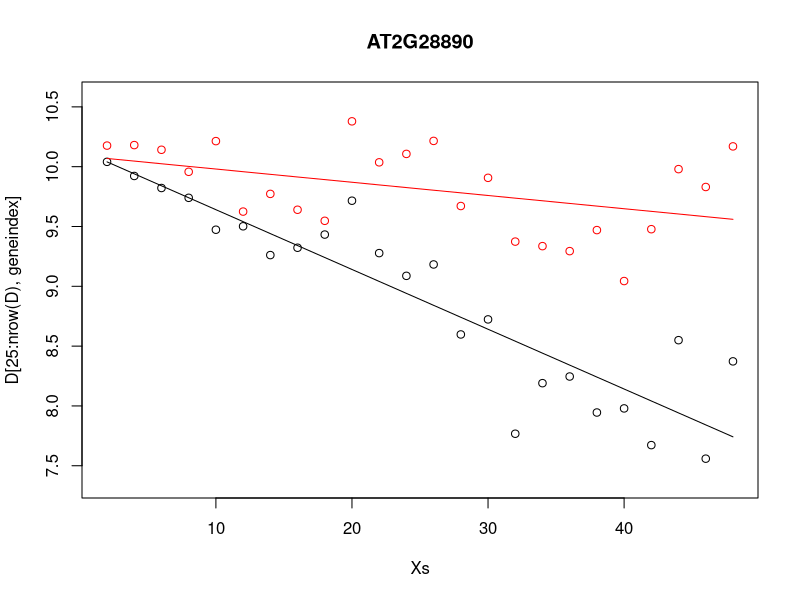
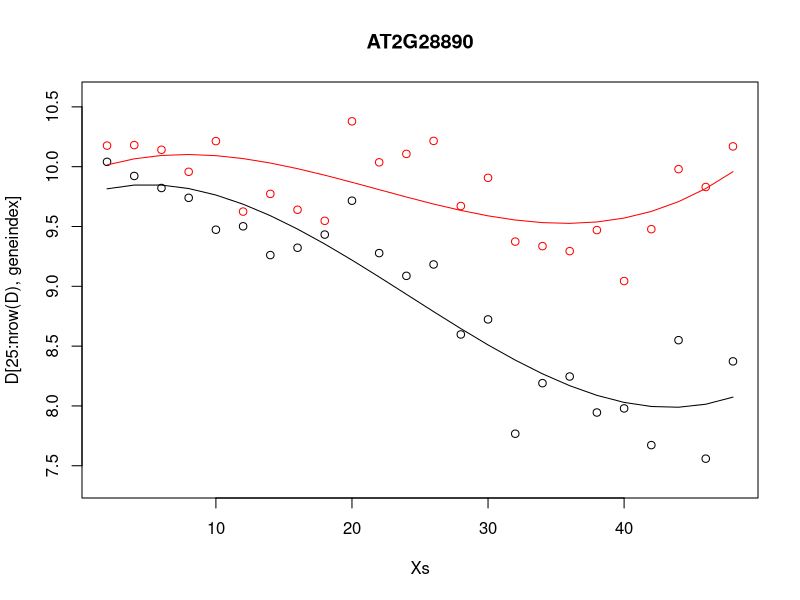
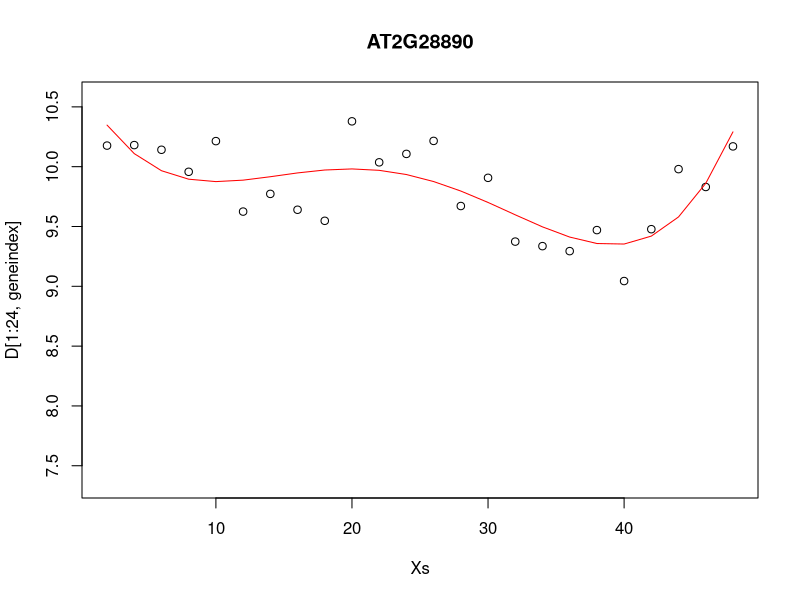
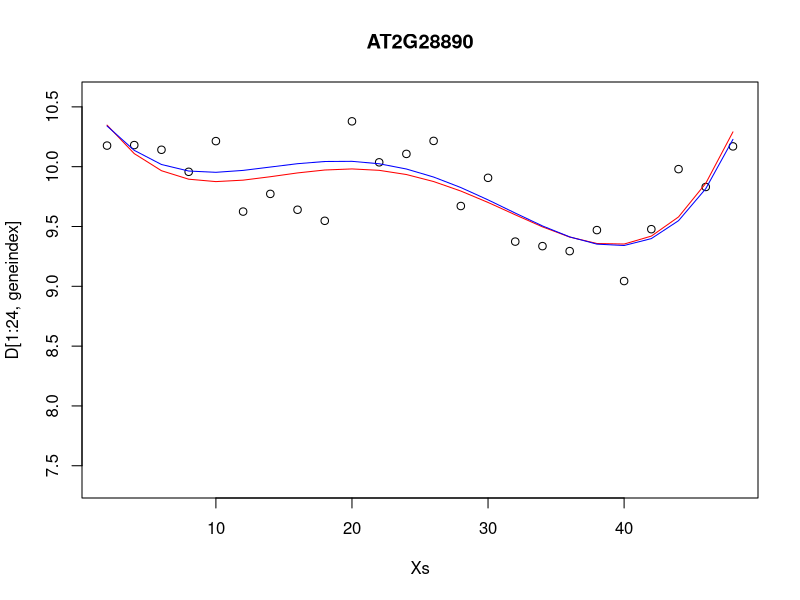
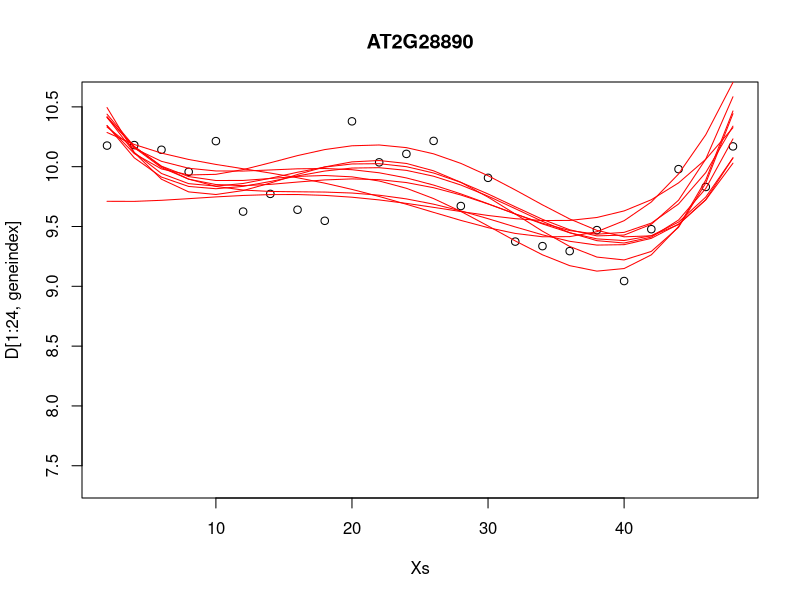
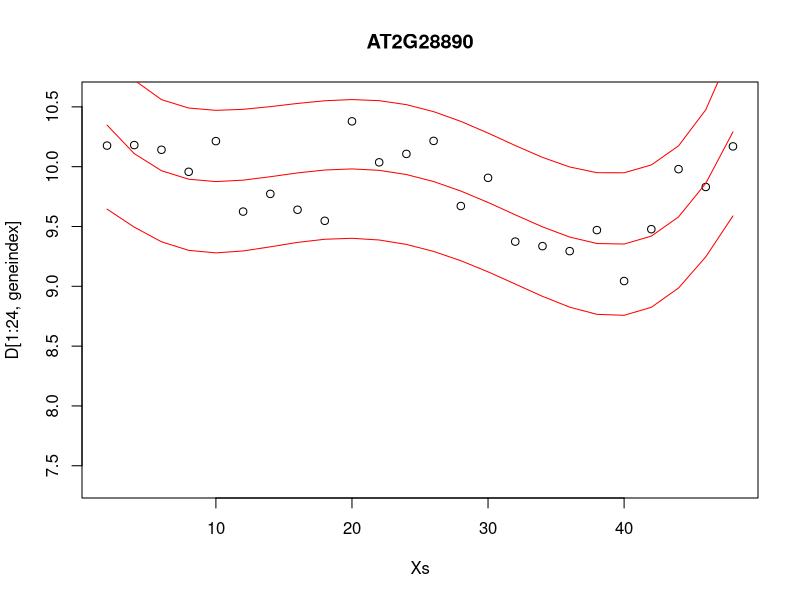
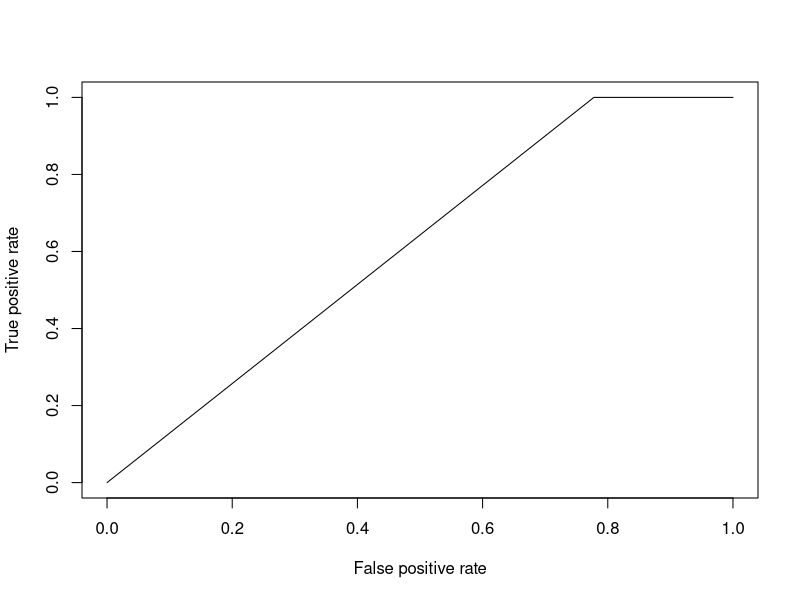
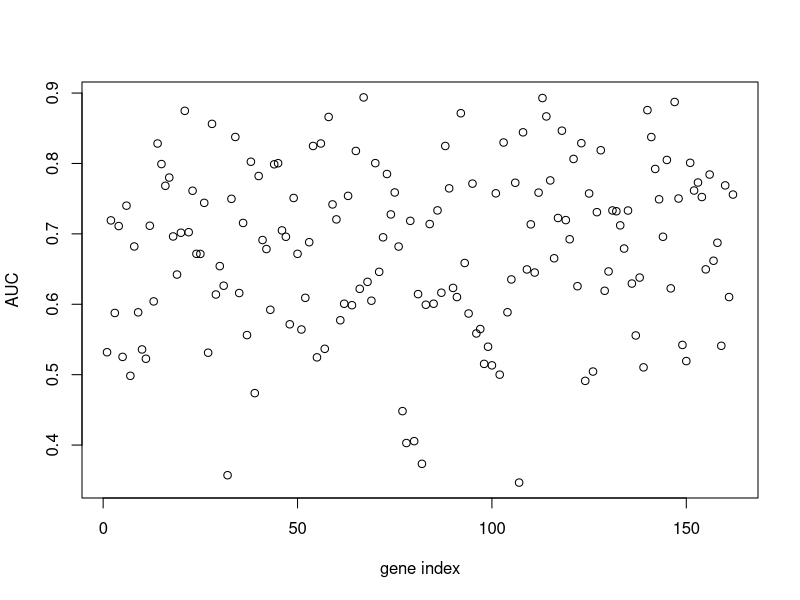

These figures' R source, in order:
## ---- chunk 1
D <- read.csv(file = "data/Arabidopsis/Arabidopsis_Botrytis_transpose_3.csv", header = TRUE, sep = ",", row.names=1)
## ---- chunk 2
genenames <- colnames(D)
Xs <- D$Time[1:24]
## ---- chunk 3
lm(AT2G28890~Time, data = D[25:nrow(D),])
## ---- chunk 4
library(caret)
library(mlbench)
set.seed(1)

geneindex <- which(genenames=="AT2G28890")

lrfit <- train(y~., data=data.frame(x=Xs,y=D[25:nrow(D),geneindex]), method = "lm")
predictedValues<-predict(lrfit)
## ---- chunk 5
summary(lrfit)
## ---- chunk 6
lrfit2 <- train(y~., data=data.frame(x=Xs,y=D[1:24,geneindex]), method = "lm")
predictedValues2<-predict(lrfit2)

plot(Xs,D[25:nrow(D),geneindex],type="p",col="black",ylim=c(min(D[,geneindex])-0.2, max(D[,geneindex]+0.2)),main=genenames[geneindex])
points(Xs,D[1:24,geneindex],type="p",col="red")
points(Xs,predictedValues,type="l",col="black")
points(Xs,predictedValues2,type="l",col="red")
## ---- chunk 7
lrfit3 <- lm(y~poly(x,degree=3), data=data.frame(x=D[1:24,1],y=D[1:24,geneindex]))
## ---- chunk 8
lrfit3 <- train(y~poly(x,degree=3), data=data.frame(x=D[1:24,1],y=D[1:24,geneindex]), method = "lm")
lrfit4 <- train(y~poly(x,degree=3), data=data.frame(x=D[25:nrow(D),1],y=D[25:nrow(D),geneindex]), method = "lm")

plot(Xs,D[25:nrow(D),geneindex],type="p",col="black",ylim=c(min(D[,geneindex])-0.2, max(D[,geneindex]+0.2)),main=genenames[geneindex])
points(Xs,D[1:24,geneindex],type="p",col="red")
lines(Xs,fitted(lrfit3),type="l",col="red")
lines(Xs,fitted(lrfit4),type="l",col="black")
## ---- chunk 9
lrfit3    <- lm(y~poly(x,degree=4), data=data.frame(x=D[1:24,1],y=D[1:24,geneindex]))
plot(Xs,D[1:24,geneindex],type="p",col="black",ylim=c(min(D[,geneindex])-0.2, max(D[,geneindex]+0.2)),main=genenames[geneindex])
lines(Xs,fitted(lrfit3),type="l",col="red")
## ---- chunk 10
lrfit4 <-  lrfit3
lrfit4$coefficients <- lrfit4$coefficients + 0.1*matrix(rnorm(length(lrfit4$coefficients)),length(lrfit4$coefficients));
pred1<-predict(lrfit4, data=data.frame(x=D[1:24,1],y=D[1:24,geneindex]))


plot(Xs,D[1:24,geneindex],type="p",col="black",ylim=c(min(D[,geneindex])-0.2, max(D[,geneindex]+0.2)),main=genenames[geneindex])
lines(Xs,fitted(lrfit3),type="l",col="red")
lines(Xs,pred1,type="l",col="blue")
## ---- chunk 11
library("arm")
lrfit4    <- lm(y~poly(x,degree=4), data=data.frame(x=D[1:24,1],y=D[1:24,geneindex]))
simulate  <- coef(sim(lrfit4))
paramsamp <- head(simulate,10)
## ---- chunk 12
plot(Xs,D[1:24,geneindex],type="p",col="black",ylim=c(min(D[,geneindex])-0.2, max(D[,geneindex]+0.2)),main=genenames[geneindex])
for (i in c(1,2,3,4,5,6,7,8,9,10)){
lrfit4$coefficients <- paramsamp[i,]
pred1<-predict(lrfit4, data=data.frame(x=D[1:24,1],y=D[1:24,geneindex]))
lines(Xs,pred1,type="l",col="red")
}
## ---- chunk 13
lrfit4    <- lm(y~poly(x,degree=4), data=data.frame(x=D[1:24,1],y=D[1:24,geneindex]))
pred1<-predict(lrfit4, interval="predict")
plot(Xs,D[1:24,geneindex],type="p",col="black",ylim=c(min(D[,geneindex])-0.2, max(D[,geneindex]+0.2)),main=genenames[geneindex])
lines(Xs,pred1[,1],type="l",col="red")
lines(Xs,pred1[,2],type="l",col="red")
lines(Xs,pred1[,3],type="l",col="red")
## ---- chunk 14
library(pROC)
library(ROCR)
options(warn=-1)
mod_fit <- train(y ~ ., data=data.frame(x = D$Time, y = as.factor(D$Class)), method="glm", family="binomial")
## ---- chunk 15
Dpred <- read.csv(file = "data/Arabidopsis/Arabidopsis_Botrytis_pred_transpose_3.csv", header = TRUE, sep = ",", row.names=1)

prob <- predict(mod_fit, newdata=data.frame(x = Dpred$Time, y = as.factor(Dpred$Class)), type="prob")
pred <- prediction(prob$`1`, as.factor(Dpred$Class))
## ---- chunk 16
perf <- performance(pred, measure = "tpr", x.measure = "fpr")
plot(perf)
auc <- performance(pred, measure = "auc")
auc <- auc@y.values[[1]]
auc
## ---- chunk 17
aucscore <- matrix(rep(0, 164), 1, 164)
for (i in seq(3,164)){
mod_fit <- train(y ~ ., data=data.frame(x = D[,i], y = as.factor(D$Class)), method="glm", family="binomial")
prob <- predict(mod_fit, newdata=data.frame(x = Dpred[,i], y = as.factor(Dpred$Class)), type="prob")
pred <- prediction(prob$`1`, as.factor(Dpred$Class))
perf <- performance(pred, measure = "tpr", x.measure = "fpr")
auc <- performance(pred, measure = "auc")
aucscore[i] <- auc@y.values[[1]]
}

plot(aucscore[1,3:ncol(aucscore)],ylab="AUC",xlab="gene index")

## ---- chunk 18
genenames[which(aucscore>0.8)]
## ---- chunk 19
bestpredictor <- which(aucscore==max(aucscore))

best_mod_fit <- train(y ~., data=data.frame(x = D[,bestpredictor], y = as.factor(D$Class)), family="binomial", method="glm")

plot(D[,bestpredictor],D$Class,xlab=genenames[bestpredictor],ylab="Class")
lines(seq(min(D[,bestpredictor]),max(D[,bestpredictor]),length=200),predict(best_mod_fit,newdata=data.frame(x = seq(min(D[,bestpredictor]),max(D[,bestpredictor]),length=200)),type="prob")[,2])
## ---- chunk 20
xtrain = D[,bestpredictor] 

ytrain = as.numeric(D$Class)
ytrain[which(xtrain>12.5)]=0
ytrain[which(xtrain<10)]=0
ytrain = as.factor(ytrain)

xpred = Dpred[,bestpredictor] 
ypred = as.numeric(Dpred$Class)
ypred[which(xpred>12.5)]=0
ypred[which(xpred<10)]=0
ypred = as.factor(ypred)
## ---- chunk 21
mod_fit3 <- train(y ~., data=data.frame(x = xtrain, y= as.factor(ytrain)), family="binomial", method = "glm")

plot(xtrain,as.numeric(ytrain)-1,xlab="Marker gene",ylab="Class")

lines(seq(min(xtrain),max(xtrain),length=200),predict(mod_fit3,newdata=data.frame(x = seq(min(xtrain),max(xtrain),length=200),y= matrix(200,1,1)),type="prob")[,2])

mod_fit3$results$Accuracy
## ---- chunk 22
prob<-predict(mod_fit3, newdata=data.frame(x =xpred, y = as.factor(ypred)), type="prob")
pred <- prediction(prob[,2], ypred)
perf <- performance(pred, measure = "tpr", x.measure = "fpr")
auc <- performance(pred, measure = "auc")
auc <- auc@y.values[[1]]
auc
